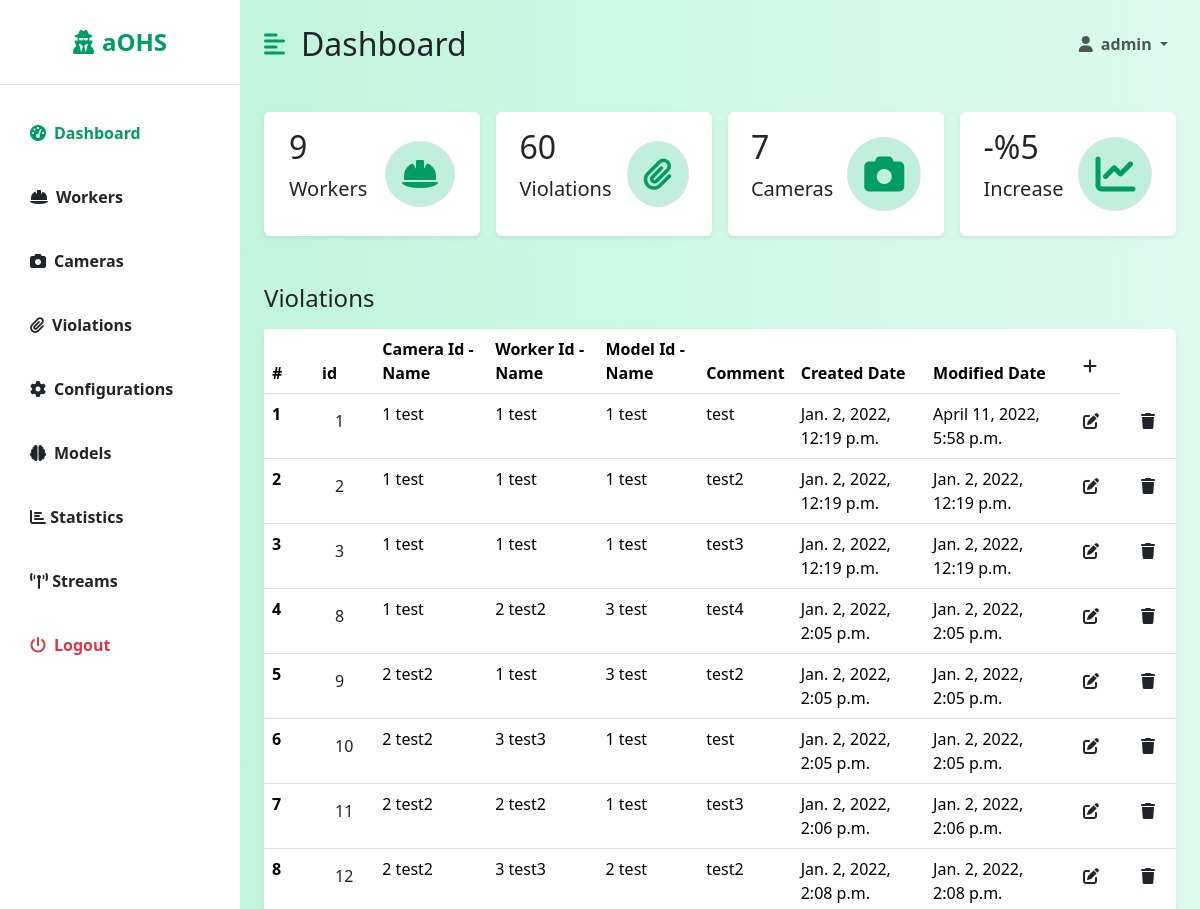
Page /dashboard/violations/ (signed in, upper part) on the earlier database version.
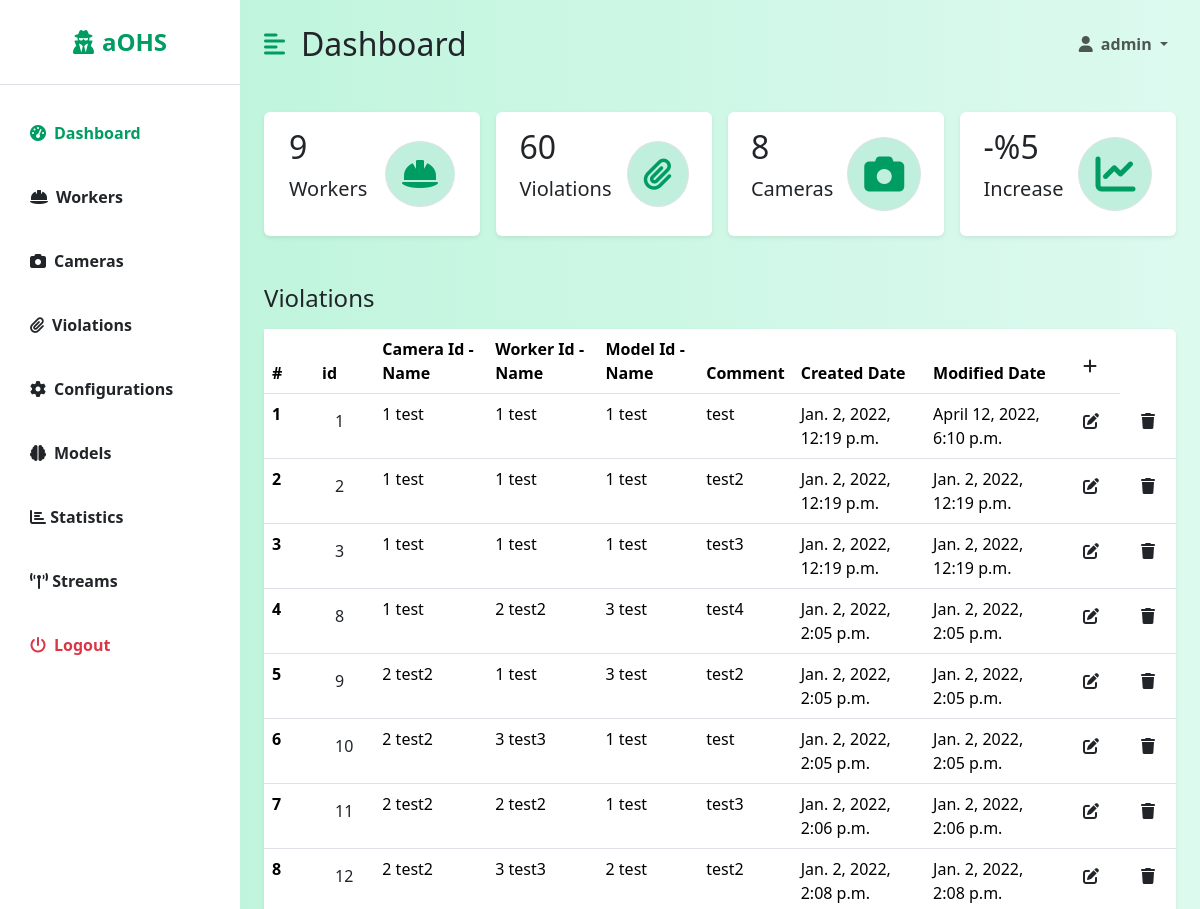
Same page on the later database version.
### backend/models.py (models this page shows, shortened)
class Violation(models.Model):
    id = models.AutoField(primary_key=True)
    cameraId = models.ForeignKey(Camera, on_delete=models.DO_NOTHING, null=False)
    workerId = models.ForeignKey(Worker, on_delete=models.DO_NOTHING, null=True)
    modelId = models.ForeignKey(Model, on_delete=models.SET_NULL, null=True)
    comment = models.CharField(max_length=250, null=True)
    valid = models.BooleanField(default=True, null=False)
    isNotified = models.BooleanField(default=False, null=False)
    capture = models.ImageField(null=True, blank=True)
    created = models.DateTimeField(auto_now_add=True)
    modified = models.DateTimeField(auto_now=True)

class Camera(models.Model):
    id = models.AutoField(primary_key=True)
    url = models.URLField(max_length=100)
    name = models.CharField(max_length=100, null=False)
    userId = models.ForeignKey(User, on_delete=models.DO_NOTHING, null=True)
    created = models.DateTimeField(auto_now_add=True)
    modified = models.DateTimeField(auto_now=True)
    active = models.BooleanField(default=False)
    def __str__(self):
        return str(self.id) + " " + str(self.name)

class Worker(models.Model):
    phone_regex = RegexValidator(regex=r'^\+905[0-9]{9}$',
                                 message="Phone number should be in '+905555555555' format")
    id = models.AutoField(primary_key=True)
    name = models.CharField(max_length=100, null=False)
    title = models.CharField(max_length=100, null=False)
    phone = models.CharField(validators=[phone_regex], max_length=17, unique=True, null=False)
    active = models.BooleanField(default=True, null=False)
    created = models.DateTimeField(auto_now_add=True)
    modified = models.DateTimeField(auto_now=True)
    def __str__(self):
        return str(self.id) + " " + str(self.name)

class Model(models.Model):
    id = models.AutoField(primary_key=True)
    name = models.CharField(max_length=100, null=False)
    path = models.CharField(max_length=100, null=False)
    created = models.DateTimeField(auto_now_add=True)
    modified = models.DateTimeField(auto_now=True)
    def __str__(self):
        return str(self.id) + " " + str(self.name)

### dashboard/views/violation_views.py (the view, shortened to what this page needs)
# urls.py: path('violations/', ViolationView.as_view()),
class ViolationView(LoginRequiredMixin, View, GetCountsMixin):
    login_url = '/login/'
    redirect_field_name = 'redirect_to'
    def get(self, request):
        headers = ['id', 'Camera Id - Name', 'Worker Id  - Name', 'Model Id  - Name', 'Comment', 'Created Date', 'Modified Date']
        data = Violation.objects.filter(valid=True)
        return render(request, 'dashboard/listViolation.html',
                      {'headers': headers, 'data': data, 'counts': super().get_counts()})

### dashboard/views/mixins.py (called while the page is built)
    def get_counts(self):
        counts = {
            'workers': Worker.objects.filter(active=True).count(),
            'violations': Violation.objects.filter(valid=True).count(),
            'cameras': Camera.objects.count(),
        }
        return counts

### dashboard/templates/dashboard/listViolation.html
{% extends 'dashboard/dashboard.html' %}
{% block table %}
    <h3 class="fs-4 mb-3">Violations</h3>
    <table class="table bg-white rounded shadow-sm  table-hover">
        <thead>
        <tr>
            <th scope="col" width="50">#</th>
            {% for header in headers %}
                <th scope="col">{{ header }}</th>
            {% endfor %}
            <th><a class="btn" href="/dashboard/violations/add/"><i class="fa fa-plus"></i></a></th>
        </tr>
        </thead>
        <tbody>
        {% for datum in data %}
            <tr>
                <th scope="row">{{ forloop.counter }}</th>
                <td><a class="btn" href="/dashboard/violations/{{ datum.id }}">{{ datum.id }}</a></td>
                <td>{{ datum.cameraId }}</td>
                <td>{{ datum.workerId }}</td>
                <td>{{ datum.modelId }}</td>
                <td>{{ datum.comment }}</td>
                <td>{{ datum.created }}</td>
                <td>{{ datum.modified }}</td>
                <th><a class="btn" href="/dashboard/violations/edit/{{ datum.id }}/"><i class="fa fa-edit"></i></a></th>
                <th><a class="btn" href="/dashboard/violations/delete/{{ datum.id }}/"><i class="fa fa-trash"></i></a>
                </th>
            </tr>
        {% endfor %}
        </tbody>
    </table>
{% endblock %}

### dashboard/templates/dashboard/dashboard.html (shortened to what the changed rows need)
{% extends 'base.html' %}
{% block dashboard %}
    <div class="d-flex" id="wrapper">
        <div id="page-content-wrapper">
            <nav class="navbar navbar-expand-lg navbar-light bg-transparent py-4 px-4">
                <div class="d-flex align-items-center">
                    <h2 class="fs-2 m-0">Dashboard</h2>
                </div>
            </nav>
            <div class="container-fluid px-4">
                <div class="row g-3 my-2">
                    <div class="col-md-3">
                        <div class="p-3 bg-white shadow-sm d-flex justify-content-around align-items-center rounded">
                            <div>
                                <h3 class="fs-2">{{ counts.cameras }}</h3>
                                <p class="fs-5">Cameras</p>
                            </div>
                        </div>
                    </div>
                </div>
                <div class="row my-5">
                    <div class="col">
                        {% block table %}
                        {% endblock %}
                    </div>
                </div>
            </div>
        </div>
    </div>
{% endblock %}

Differences in the rows shown:
changed Violation id 1: modified "April 11, 2022, 5:58 p.m." → "April 12, 2022, 6:10 p.m."
Other differences:
{{ counts.cameras }}: "7" → "8"
